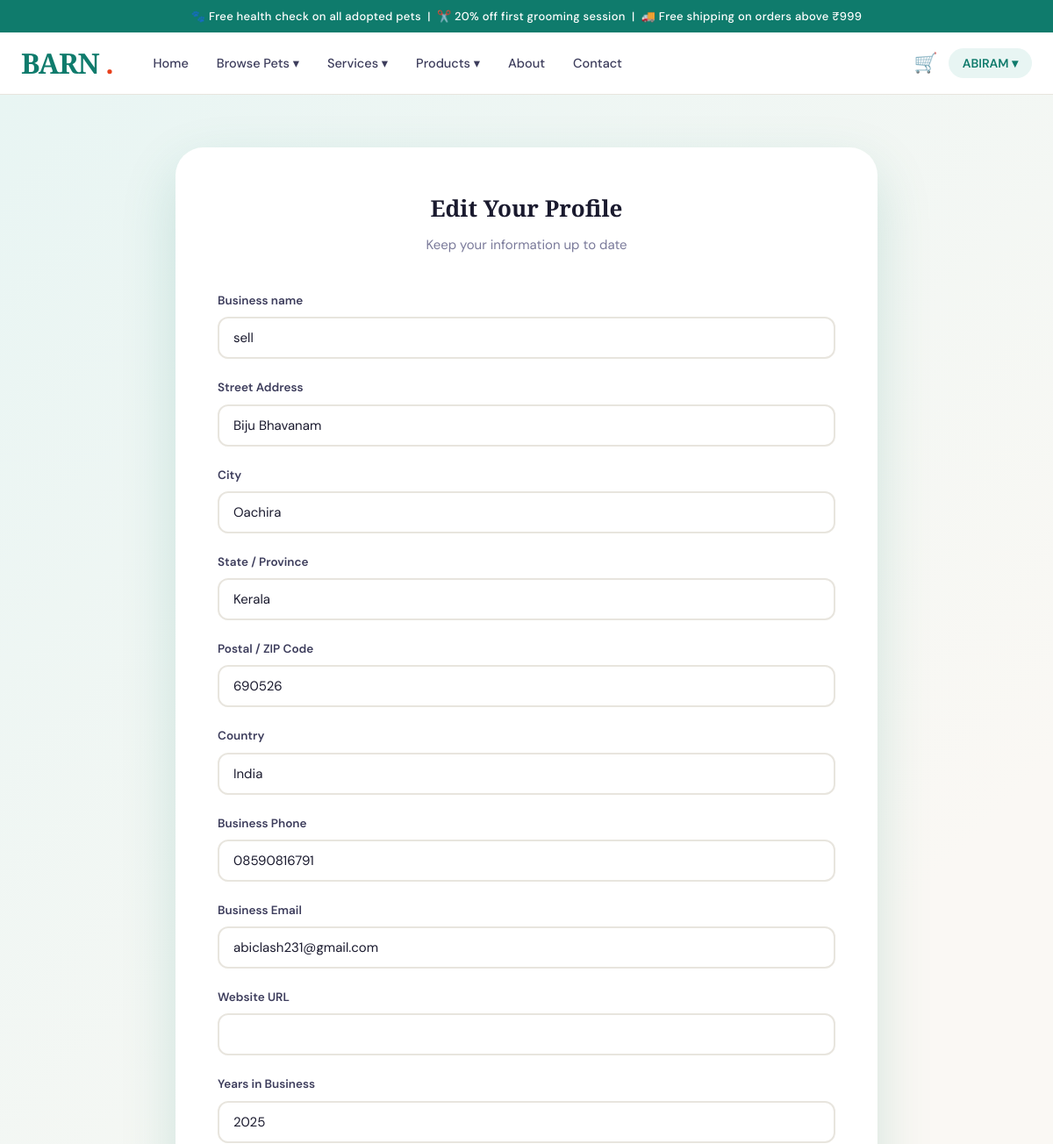
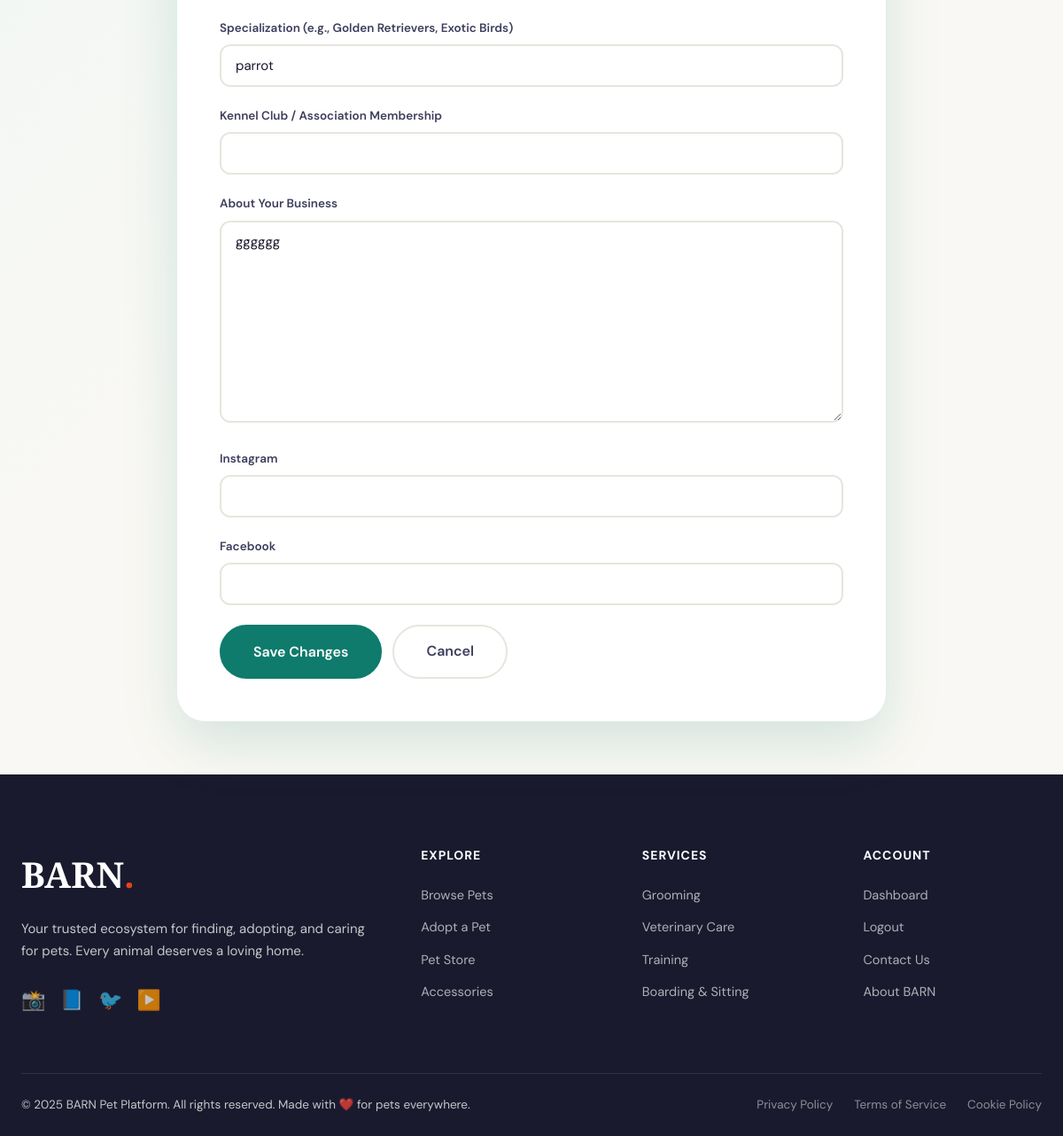
The page /accounts/profile/edit/ (signed in) on the database its author committed (2 pictures, top to bottom).
### accounts/models.py (models this page shows, shortened)
class User(AbstractUser):
    ROLE_BUYER = 'buyer'
    ROLE_SELLER = 'seller'
    ROLE_OPERATOR = 'operator'
    ROLE_ADMIN = 'admin'
    ROLE_CHOICES = [
        (ROLE_BUYER, 'Buyer'),
        (ROLE_SELLER, 'Seller / Breeder'),
        (ROLE_OPERATOR, 'Operator'),
        (ROLE_ADMIN, 'Admin'),
    ]
    role = models.CharField(max_length=10, choices=ROLE_CHOICES, default=ROLE_BUYER)
    phone = models.CharField(max_length=20, blank=True)
    profile_picture = models.ImageField(upload_to='profiles/', blank=True, null=True)
    bio = models.TextField(blank=True)
    created_at = models.DateTimeField(auto_now_add=True)
    def is_seller(self):
        return self.role == self.ROLE_SELLER
    def can_list_products(self):
        return self.role in [self.ROLE_SELLER, self.ROLE_OPERATOR, self.ROLE_ADMIN] or self.is_staff or self.is_superuser

class SellerProfile(models.Model):
    VERIFICATION_PENDING = 'pending'
    VERIFICATION_APPROVED = 'approved'
    VERIFICATION_REJECTED = 'rejected'
    VERIFICATION_CHOICES = [
        (VERIFICATION_PENDING, 'Pending Review'),
        (VERIFICATION_APPROVED, 'Approved'),
        (VERIFICATION_REJECTED, 'Rejected'),
    ]
    user = models.OneToOneField(User, on_delete=models.CASCADE, related_name='seller_profile')
    business_name = models.CharField(max_length=200)
    slug = models.SlugField(unique=True, blank=True)
    breeder_license_number = models.CharField(max_length=100, verbose_name="Breeder/Seller License Number")
    license_document = models.FileField(upload_to='licenses/', blank=True, null=True, verbose_name="License Document (PDF/Image)")
    government_id = models.FileField(upload_to='government_ids/', blank=True, null=True, verbose_name="Government ID")
    verification_status = models.CharField(max_length=20, choices=VERIFICATION_CHOICES, default=VERIFICATION_PENDING)
    verified_at = models.DateTimeField(null=True, blank=True)
    street_address = models.CharField(max_length=255, verbose_name="Street Address")
    city = models.CharField(max_length=100)
    state = models.CharField(max_length=100, verbose_name="State / Province")
    postal_code = models.CharField(max_length=20, verbose_name="Postal / ZIP Code")
    country = models.CharField(max_length=100, default='India')
    business_phone = models.CharField(max_length=20, verbose_name="Business Phone")
    business_email = models.EmailField(verbose_name="Business Email")
    website = models.URLField(blank=True, verbose_name="Website URL")
    years_in_business = models.PositiveIntegerField(default=0, verbose_name="Years in Business")
    specialization = models.CharField(max_length=255, blank=True, verbose_name="Specialization (e.g., Golden Retrievers, Exotic Birds)")
    kennel_club_membership = models.CharField(max_length=200, blank=True, verbose_name="Kennel Club / Association Membership")
    about_business = models.TextField(verbose_name="About Your Business")
    instagram = models.URLField(blank=True)
    facebook = models.URLField(blank=True)
    average_rating = models.DecimalField(max_digits=3, decimal_places=2, default=0.00)
    total_reviews = models.IntegerField(default=0)
    created_at = models.DateTimeField(auto_now_add=True)
    updated_at = models.DateTimeField(auto_now=True)

### accounts/views.py (the view)
# urls.py: path('profile/edit/', views.edit_profile, name='edit_profile'),
@login_required
def edit_profile(request):
    if request.user.is_seller():
        profile = get_object_or_404(SellerProfile, user=request.user)
        FormClass = SellerProfileUpdateForm
    else:
        from .models import BuyerProfile
        profile, _ = BuyerProfile.objects.get_or_create(user=request.user)
        FormClass = BuyerProfileUpdateForm
    if request.method == 'POST':
        form = FormClass(request.POST, instance=profile)
        if form.is_valid():
            form.save()
            messages.success(request, "Profile updated successfully!")
            if request.user.is_seller():
                return redirect('seller_dashboard')
            return redirect('buyer_dashboard')
    else:
        form = FormClass(instance=profile)
    return render(request, 'accounts/edit_profile.html', {'form': form})

### accounts/forms.py
class SellerProfileUpdateForm(forms.ModelForm):
    class Meta:
        model = SellerProfile
        fields = (
            'business_name', 'street_address', 'city', 'state', 'postal_code', 'country',
            'business_phone', 'business_email', 'website',
            'years_in_business', 'specialization', 'kennel_club_membership',
            'about_business', 'instagram', 'facebook',
        )

### templates/accounts/edit_profile.html (shortened to what this page needs)
{% extends 'base.html' %}
{% block content %}
<div class="form-page">
  <div class="form-card form-card-wide">
    <div class="form-header">
      <h1 class="form-title">Edit Your Profile</h1>
      <p class="form-subtitle">Keep your information up to date</p>
    </div>
    <form method="POST">
      {% for field in form %}
      <div class="form-group">
        <label>{{ field.label }}</label>
        {{ field }}
      </div>
      {% endfor %}
      <div style="display:flex;gap:12px;margin-top:8px;">
        <button type="submit" class="btn btn-primary btn-lg">Save Changes</button>
        <a href="{% if user.is_seller %}{% url 'seller_dashboard' %}{% else %}{% url 'buyer_dashboard' %}{% endif %}" class="btn btn-ghost btn-lg">Cancel</a>
      </div>
    </form>
  </div>
</div>
{% endblock %}

### templates/base.html (shortened to what this page needs)
{% load static %}
<!DOCTYPE html>
<html lang="en">
<head>
<link rel="stylesheet" href="{% static 'css/main.css' %}">
</head>
<body>
<div class="announcement-bar">
  <span>🐾 Free health check on all adopted pets &nbsp;|&nbsp; ✂️ 20% off first grooming session &nbsp;|&nbsp; 🚚 Free shipping on orders above ₹999</span>
</div>
<nav class="navbar" id="navbar">
  <div class="nav-inner">
    <a href="{% url 'home' %}" class="nav-logo">
      <span class="logo-barn">BARN</span>
      <span class="logo-dot">.</span>
    </a>
    <ul class="nav-links">
      <li><a href="{% url 'home' %}" class="nav-link {% if request.resolver_match.url_name == 'home' %}active{% endif %}">Home</a></li>
      <li class="has-dropdown">
        <a href="{% url 'pet_list' %}" class="nav-link">Browse Pets ▾</a>
      </li>
      <li class="has-dropdown">
        <a href="{% url 'services_home' %}" class="nav-link">Services ▾</a>
      </li>
      <li class="has-dropdown">
        <a href="{% url 'store_home' %}" class="nav-link">Products ▾</a>
      </li>
      <li><a href="{% url 'about' %}" class="nav-link">About</a></li>
      <li><a href="{% url 'contact' %}" class="nav-link">Contact</a></li>
    </ul>
    <div class="nav-actions">
      {% if user.is_authenticated %}
        <a href="{% url 'cart_view' %}" class="cart-btn">🛒</a>
        <div class="user-menu">
          <button class="user-btn">{{ user.first_name|default:user.username }} ▾</button>
        </div>
      {% else %}
        <a href="{% url 'login' %}" class="btn btn-ghost">Login</a>
        <a href="{% url 'choose_register' %}" class="btn btn-primary">Sign Up</a>
      {% endif %}
    </div>
  </div>
</nav>
<main>
{% block content %}{% endblock %}
</main>
<footer class="footer">
  <div class="footer-inner">
    <div class="footer-brand">
      <div class="footer-logo">BARN<span class="logo-dot">.</span></div>
      <p>Your trusted ecosystem for finding, adopting, and caring for pets. Every animal deserves a loving home.</p>
      <div class="footer-socials">
        <a href="#" aria-label="Instagram">📸</a>
        <a href="#" aria-label="Facebook">📘</a>
        <a href="#" aria-label="Twitter">🐦</a>
        <a href="#" aria-label="YouTube">▶️</a>
      </div>
    </div>
    <div class="footer-col">
      <h4>Explore</h4>
      <ul>
        <li><a href="{% url 'pet_list' %}">Browse Pets</a></li>
        <li><a href="{% url 'adoption_list' %}">Adopt a Pet</a></li>
        <li><a href="{% url 'store_home' %}">Pet Store</a></li>
        <li><a href="{% url 'accessories' %}">Accessories</a></li>
      </ul>
    </div>
    <div class="footer-col">
      <h4>Services</h4>
      <ul>
        <li><a href="{% url 'grooming' %}">Grooming</a></li>
        <li><a href="{% url 'veterinary' %}">Veterinary Care</a></li>
        <li><a href="{% url 'training' %}">Training</a></li>
        <li><a href="{% url 'boarding' %}">Boarding & Sitting</a></li>
      </ul>
    </div>
    <div class="footer-col">
      <h4>Account</h4>
      <ul>
        {% if user.is_authenticated %}
          <li><a href="{% if user.is_seller %}{% url 'seller_dashboard' %}{% else %}{% url 'buyer_dashboard' %}{% endif %}">Dashboard</a></li>
          <li><a href="{% url 'logout' %}">Logout</a></li>
        {% else %}
          <li><a href="{% url 'login' %}">Login</a></li>
          <li><a href="{% url 'buyer_register' %}">Register as Buyer</a></li>
          <li><a href="{% url 'seller_register' %}">Register as Seller</a></li>
        {% endif %}
        <li><a href="{% url 'contact' %}">Contact Us</a></li>
        <li><a href="{% url 'about' %}">About BARN</a></li>
      </ul>
    </div>
  </div>
  <div class="footer-bottom">
    <p>&copy; 2025 BARN Pet Platform. All rights reserved. Made with ❤️ for pets everywhere.</p>
    <div class="footer-legal">
      <a href="#">Privacy Policy</a>
      <a href="#">Terms of Service</a>
      <a href="#">Cookie Policy</a>
    </div>
  </div>
</footer>
</body>
</html>

### rows shown on the page
User: first_name "ABIRAM"
SellerProfile: form "sell" "Biju Bhavanam" "Oachira" "Kerala" "690526" "India" "08590816791" "abiclash231@gmail.com" "2025" "parrot" "gggggg"

### other values the page prints
{{ field.label }} "Business name" "Street Address" "City" "State / Province" "Postal / ZIP Code" "Country" "Business Phone" "Business Email" "Website URL" "Years in Business" "Specialization (e.g., Golden Retrievers, Exotic Birds)" "Kennel Club / Association Membership" "About Your Business" "Instagram" "Facebook"
